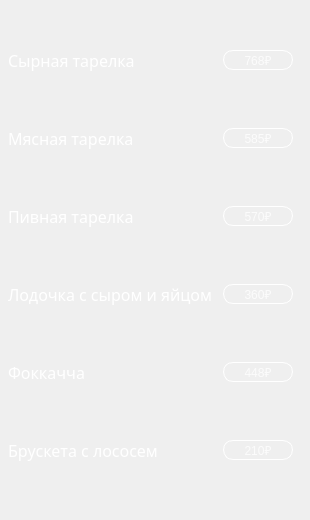
      <widget class="QWidget" name="tab_5">
       <attribute name="title">
        <string>Закуски</string>
       </attribute>
       <widget class="QWidget" name="verticalLayoutWidget_5">
        <property name="geometry">
         <rect>
          <x>0</x>
          <y>0</y>
          <width>301</width>
          <height>511</height>
         </rect>
        </property>
        <layout class="QVBoxLayout" name="verticalLayout_5">
         <property name="leftMargin">
          <number>8</number>
         </property>
         <property name="rightMargin">
          <number>8</number>
         </property>
         <item>
          <layout class="QHBoxLayout" name="horizontalLayout_23">
           <item>
            <widget class="QLabel" name="label_28">
             <property name="font">
              <font>
               <family>Bahnschrift</family>
               <pointsize>12</pointsize>
               <weight>50</weight>
               <italic>false</italic>
               <bold>false</bold>
              </font>
             </property>
             <property name="styleSheet">
              <string notr="true">color: rgb(255, 255, 255);
font: 12pt &quot;Bahnschrift&quot;;</string>
             </property>
             <property name="text">
              <string>Сырная тарелка</string>
             </property>
            </widget>
           </item>
           <item>
            <widget class="QPushButton" name="pushButton_768">
             <property name="maximumSize">
              <size>
               <width>70</width>
               <height>20</height>
              </size>
             </property>
             <property name="styleSheet">
              <string notr="true">QPushButton{
	font: 9pt &quot;Bahnschrift&quot;;
color: rgba(255, 255, 255, 200);
border: 1px solid #fff;
border-radius: 10;	
}

QPushButton:pressed {
	background-color: rgb(50, 50, 50);
	border: 2px solid #555;
}
</string>
             </property>
             <property name="text">
              <string>768₽</string>
             </property>
            </widget>
           </item>
          </layout>
         </item>
         <item>
          <layout class="QHBoxLayout" name="horizontalLayout_24">
           <item>
            <widget class="QLabel" name="label_29">
             <property name="font">
              <font>
               <family>Bahnschrift</family>
               <pointsize>12</pointsize>
               <weight>50</weight>
               <italic>false</italic>
               <bold>false</bold>
              </font>
             </property>
             <property name="styleSheet">
              <string notr="true">color: rgb(255, 255, 255);
font: 12pt &quot;Bahnschrift&quot;;</string>
             </property>
             <property name="text">
              <string>Мясная тарелка</string>
             </property>
            </widget>
           </item>
           <item>
            <widget class="QPushButton" name="pushButton_585">
             <property name="maximumSize">
              <size>
               <width>70</width>
               <height>20</height>
              </size>
             </property>
             <property name="styleSheet">
              <string notr="true">QPushButton{
	font: 9pt &quot;Bahnschrift&quot;;
color: rgba(255, 255, 255, 200);
border: 1px solid #fff;
border-radius: 10;	
}

QPushButton:pressed {
	background-color: rgb(50, 50, 50);
	border: 3px solid #555;
}
</string>
             </property>
             <property name="text">
              <string>585₽</string>
             </property>
            </widget>
           </item>
          </layout>
         </item>
         <item>
          <layout class="QHBoxLayout" name="horizontalLayout_25">
           <item>
            <widget class="QLabel" name="label_30">
             <property name="font">
              <font>
               <family>Bahnschrift</family>
               <pointsize>12</pointsize>
               <weight>50</weight>
               <italic>false</italic>
               <bold>false</bold>
              </font>
             </property>
             <property name="acceptDrops">
              <bool>false</bool>
             </property>
             <property name="styleSheet">
              <string notr="true">color: rgb(255, 255, 255);
font: 12pt &quot;Bahnschrift&quot;;</string>
             </property>
             <property name="text">
              <string>Пивная тарелка</string>
             </property>
            </widget>
           </item>
           <item>
            <widget class="QPushButton" name="pushButton_570">
             <property name="maximumSize">
              <size>
               <width>70</width>
               <height>20</height>
              </size>
             </property>
             <property name="styleSheet">
              <string notr="true">QPushButton{
	font: 9pt &quot;Bahnschrift&quot;;
color: rgba(255, 255, 255, 200);
border: 1px solid #fff;
border-radius: 10;	
}

QPushButton:pressed {
	background-color: rgb(50, 50, 50);
	border: 3px solid #555;
}
</string>
             </property>
             <property name="text">
              <string>570₽</string>
             </property>
            </widget>
           </item>
          </layout>
         </item>
         <item>
          <layout class="QHBoxLayout" name="horizontalLayout_26">
           <item>
            <widget class="QLabel" name="label_31">
             <property name="font">
              <font>
               <family>Bahnschrift</family>
               <pointsize>12</pointsize>
               <weight>50</weight>
               <italic>false</italic>
               <bold>false</bold>
              </font>
             </property>
             <property name="styleSheet">
              <string notr="true">color: rgb(255, 255, 255);
font: 12pt &quot;Bahnschrift&quot;;</string>
             </property>
             <property name="text">
              <string>Лодочка с сыром и яйцом</string>
             </property>
            </widget>
           </item>
           <item>
            <widget class="QPushButton" name="pushButton_360">
             <property name="maximumSize">
              <size>
               <width>70</width>
               <height>20</height>
              </size>
             </property>
             <property name="styleSheet">
              <string notr="true">QPushButton{
	font: 9pt &quot;Bahnschrift&quot;;
color: rgba(255, 255, 255, 200);
border: 1px solid #fff;
border-radius: 10;	
}

QPushButton:pressed {
	background-color: rgb(50, 50, 50);
	border: 3px solid #555;
}
</string>
             </property>
             <property name="text">
              <string>360₽</string>
             </property>
            </widget>
           </item>
          </layout>
         </item>
         <item>
          <layout class="QHBoxLayout" name="horizontalLayout_27">
           <item>
            <widget class="QLabel" name="label_32">
             <property name="font">
              <font>
               <family>Bahnschrift</family>
               <pointsize>12</pointsize>
               <weight>50</weight>
               <italic>false</italic>
               <bold>false</bold>
              </font>
             </property>
             <property name="styleSheet">
              <string notr="true">color: rgb(255, 255, 255);
font: 12pt &quot;Bahnschrift&quot;;
</string>
             </property>
             <property name="text">
              <string>Фоккачча</string>
             </property>
            </widget>
           </item>
           <item>
            <widget class="QPushButton" name="pushButton_448">
             <property name="maximumSize">
              <size>
               <width>70</width>
               <height>20</height>
              </size>
             </property>
             <property name="styleSheet">
              <string notr="true">QPushButton{
	font: 9pt &quot;Bahnschrift&quot;;
color: rgba(255, 255, 255, 200);
border: 1px solid #fff;
border-radius: 10;	
}

QPushButton:pressed {
	background-color: rgb(50, 50, 50);
	border: 3px solid #555;
}
</string>
             </property>
             <property name="text">
              <string>448₽</string>
             </property>
            </widget>
           </item>
          </layout>
         </item>
         <item>
          <layout class="QHBoxLayout" name="horizontalLayout_28">
           <item>
            <widget class="QLabel" name="label_33">
             <property name="font">
              <font>
               <family>Bahnschrift</family>
               <pointsize>12</pointsize>
               <weight>50</weight>
               <italic>false</italic>
               <bold>false</bold>
              </font>
             </property>
             <property name="styleSheet">
              <string notr="true">color: rgb(255, 255, 255);
font: 12pt &quot;Bahnschrift&quot;;</string>
             </property>
             <property name="text">
              <string>Брускета с лососем</string>
             </property>
            </widget>
           </item>
           <item>
            <widget class="QPushButton" name="pushButton_210">
             <property name="maximumSize">
              <size>
               <width>70</width>
               <height>20</height>
              </size>
             </property>
             <property name="styleSheet">
              <string notr="true">QPushButton{
	font: 9pt &quot;Bahnschrift&quot;;
color: rgba(255, 255, 255, 200);
border: 1px solid #fff;
border-radius: 10;	
}

QPushButton:pressed {
	background-color: rgb(50, 50, 50);
	border: 3px solid #555;
}
</string>
             </property>
             <property name="text">
              <string>210₽</string>
             </property>
            </widget>
           </item>
          </layout>
         </item>
        </layout>
       </widget>
      </widget>
